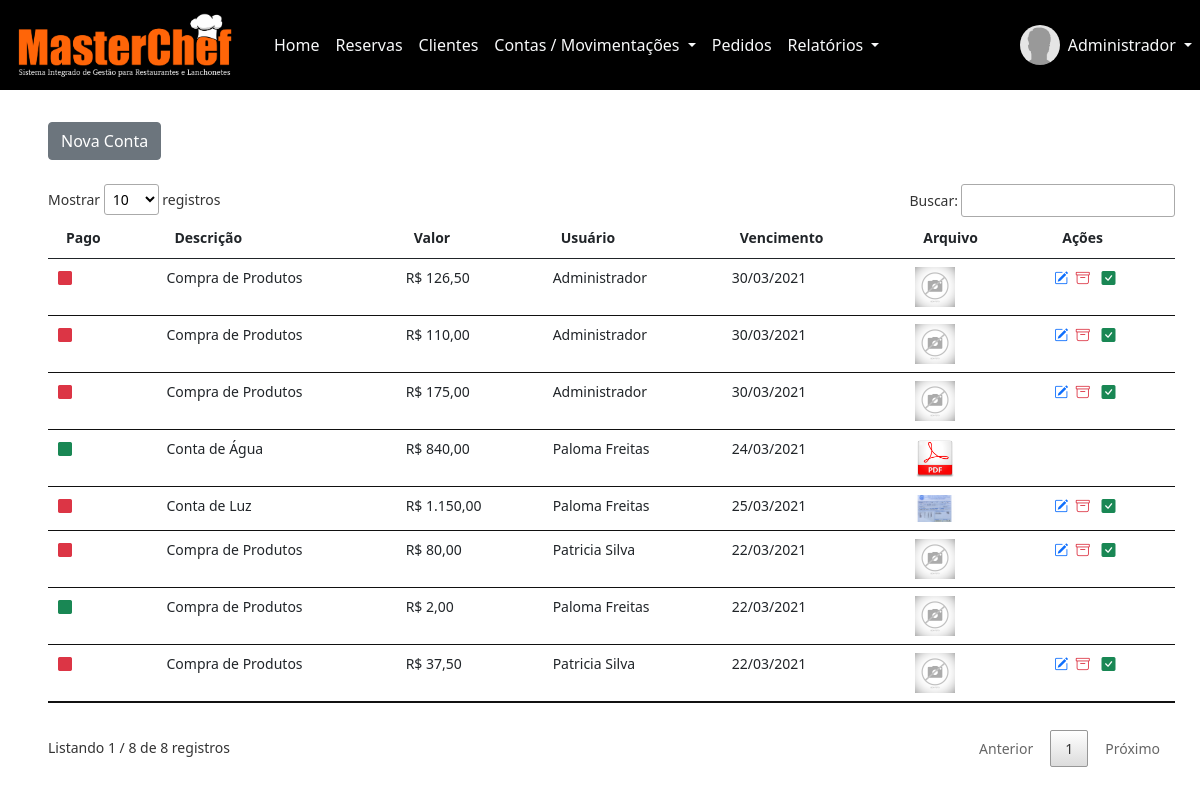
Screenshot of /sistema/painel-recep/index.php?pag=pagar (signed in) with the database file from the repository.
### tables this page shows
CREATE TABLE `usuarios` (
  `id` int(11) NOT NULL,
  `nome` varchar(50) NOT NULL,
  `cpf` varchar(20) NOT NULL,
  `email` varchar(50) NOT NULL,
  `senha` varchar(30) NOT NULL,
  `nivel` varchar(20) NOT NULL
);

CREATE TABLE `contas_pagar` (
  `id` int(11) NOT NULL,
  `descricao` varchar(100) NOT NULL,
  `valor` decimal(8,2) NOT NULL,
  `usuario` int(11) NOT NULL,
  `pago` varchar(5) NOT NULL,
  `data` date NOT NULL,
  `vencimento` date DEFAULT NULL,
  `arquivo` varchar(150) DEFAULT NULL,
  `id_compra` int(11) NOT NULL
);

### sistema/painel-recep/pagar.php (the view, shortened to what this page needs)
<?php
$pagina = 'pagar';
?>
<a href="index.php?pag=<?php echo $pagina ?>&funcao=novo" type="button" class="btn btn-secondary mt-2">Nova Conta</a>
<div class="mt-4" style="margin-right:25px">
	<?php
	$query = $pdo->query("SELECT * from contas_pagar order by id desc");
	$res = $query->fetchAll(PDO::FETCH_ASSOC);
	$total_reg = @count($res);
	if($total_reg > 0){
		?>
		<small>
			<table id="example" class="table table-hover my-4" style="width:100%">
				<thead>
					<tr>
						<th>Pago</th>
						<th>Descrição</th>
						<th>Valor</th>
						<th>Usuário</th>
						<th>Vencimento</th>
						<th>Arquivo</th>
						<th>Ações</th>
					</tr>
				</thead>
				<tbody>
					<?php
					for($i=0; $i < $total_reg; $i++){
							$id_usu = $res[$i]['usuario'];
						$query_p = $pdo->query("SELECT * from usuarios where id = '$id_usu'");
						$res_p = $query_p->fetchAll(PDO::FETCH_ASSOC);
						$nome_usu = $res_p[0]['nome'];
						if($res[$i]['pago'] == 'Sim'){
							$classe = 'text-success';
						}else{
							$classe = 'text-danger';
						}
						$extensao = strchr($res[$i]['arquivo'], '.');
						if($extensao == '.pdf'){
							$arquivo_pasta = 'pdf.png';
						}else{
							$arquivo_pasta = $res[$i]['arquivo'];
						}
						?>
						<tr>
							<td>								<i class="bi bi-square-fill <?php echo $classe ?>"></i>
							</td>
							<td><?php echo $res[$i]['descricao'] ?></td>
							<td>R$ <?php echo number_format($res[$i]['valor'], 2, ',', '.'); ?></td>
							<td><?php echo $nome_usu ?></td>
							<td><?php echo implode('/', array_reverse(explode('-', $res[$i]['vencimento']))); ?></td>
							<td><a href="../img/<?php echo $pagina ?>/<?php echo $res[$i]['arquivo'] ?>" title="Ver Arquivo" style="text-decoration: none" target="_blank">
								<img src="../img/<?php echo $pagina ?>/<?php echo $arquivo_pasta ?>" width="40">
							</a>
						</td>
						<td>
							<?php if($res[$i]['pago'] != 'Sim'){ ?>
								<a href="index.php?pag=<?php echo $pagina ?>&funcao=editar&id=<?php echo $res[$i]['id'] ?>" title="Editar Registro" style="text-decoration: none">
									<i class="bi bi-pencil-square text-primary"></i>
								</a>
								<a href="index.php?pag=<?php echo $pagina ?>&funcao=deletar&id=<?php echo $res[$i]['id'] ?>" title="Excluir Registro" style="text-decoration: none">
									<i class="bi bi-archive text-danger mx-1"></i>
								</a>
								<a href="index.php?pag=<?php echo $pagina ?>&funcao=baixar&id=<?php echo $res[$i]['id'] ?>" title="Baixar Registro" style="text-decoration: none">
									<i class="bi bi-check-square-fill text-success mx-1"></i>
								</a>
							<?php } ?>
						</td>
					</tr>
				<?php } ?>
			</tbody>
		</table>
	</small>
<?php }else{
	echo '<p>Não existem dados para serem exibidos!!';
} ?>
</div>

### sistema/painel-recep/index.php (shortened to what this page needs)
<?php
require_once("../../conexao.php");
$menu1 = 'home';
$menu2 = 'reservas';
$menu3 = 'clientes';
$menu4 = 'pagar';
$menu5 = 'receber';
$menu6 = 'compras';
$menu7 = 'movimentacoes';
$menu8 = 'pedidos';
$menu9 = 'consultas-pedidos';
$id_usuario = $_SESSION['id'];
$query = $pdo->query("SELECT * FROM usuarios WHERE id = '$id_usuario'");
$res = $query->fetchAll(PDO::FETCH_ASSOC);
$total_reg = @count($res);
if($total_reg > 0){
	$nome_usu = $res[0]['nome'];
}
?>
<!DOCTYPE html>
<html>
<head>
	<link href="https://cdn.jsdelivr.net/npm/bootstrap@5.0.0-beta2/dist/css/bootstrap.min.css" rel="stylesheet">
	<link rel="stylesheet" type="text/css" href="../vendor/DataTables/datatables.min.css"/>
	<link rel="stylesheet" href="https://cdn.jsdelivr.net/npm/bootstrap-icons@1.4.0/font/bootstrap-icons.css">
</head>
<body>
	<nav class="navbar navbar-expand-lg navbar-dark" style="background: #000000;>
		<div class="container-fluid">
			<a class="navbar-brand" href="index.php"><img src="../img/logo-texto-grande.png" width="250"></a>
			<div class="collapse navbar-collapse" id="navbarSupportedContent">
				<ul class="navbar-nav me-auto mb-2 mb-lg-0">
					<li class="nav-item">
						<a class="nav-link active text-light" aria-current="page" href="index.php?pag=<?php echo $menu1 ?>">Home</a>
					</li>
					<li class="nav-item">
						<a class="nav-link active text-light" aria-current="page" href="index.php?pag=<?php echo $menu2 ?>">Reservas</a>
					</li>
					<li class="nav-item">
						<a class="nav-link active text-light" aria-current="page" href="index.php?pag=<?php echo $menu3 ?>">Clientes</a>
					</li>
					<li class="nav-item dropdown">
						<a class="nav-link dropdown-toggle text-light" href="#" id="navbarDropdown" role="button" data-bs-toggle="dropdown" aria-expanded="false">
							Contas / Movimentações
						</a>
					</li>
            <li class="nav-item">
            <a class="nav-link active text-light" aria-current="page" href="index.php?pag=<?php echo $menu8 ?>">Pedidos</a>
          </li>
					<li class="nav-item dropdown">
						<a class="nav-link dropdown-toggle text-light" href="#" id="navbarDropdown" role="button" data-bs-toggle="dropdown" aria-expanded="false">
							Relatórios
						</a>
					</li>
				</ul>
			<div class="d-flex mr-4">
          <img class="img-profile rounded-circle" src="../img/sem-usuario.jpg" width="40px" height="40px">
          <div class="collapse navbar-collapse" id="navbarNavDarkDropdown">
            <ul class="navbar-nav">
              <li class="nav-item dropdown">
                <a class="nav-link dropdown-toggle text-light" href="#" id="navbarDarkDropdownMenuLink" role="button" data-bs-toggle="dropdown" aria-expanded="false">
                  <?php echo $nome_usu ?>
                </a>
              </li>
            </ul>
          </div>
        </div>
			</div>
	</nav>
	<div class="container-fluid mt-4 mx-4 px-4">
     	<?php
     		if(@$_GET['pag'] == $menu1){
     			require_once($menu1.'.php');
     		}else if(@$_GET['pag'] == $menu2){
     			require_once($menu2.'.php');
     		}else if(@$_GET['pag'] == $menu3){
     			require_once($menu3.'.php');
     		}else if(@$_GET['pag'] == $menu4){
     			require_once($menu4.'.php');
     		}else if(@$_GET['pag'] == $menu5){
     			require_once($menu5.'.php');
     		}else if(@$_GET['pag'] == $menu6){
     			require_once($menu6.'.php');
     		}else if(@$_GET['pag'] == $menu7){
     			require_once($menu7.'.php');
        }else if(@$_GET['pag'] == $menu8){
          require_once($menu8.'.php');
     		 }else if(@$_GET['pag'] == $menu9){
          require_once($menu9.'.php');
     		}
     		else{
     			require_once($menu1.'.php');
     		}
     	 ?>
	</div>
</body>
</html>

### rows the page displays
usuarios: nome "Administrador"
contas_pagar: descricao "Compra de Produtos", valor "126,50", usuarios.nome "Administrador", vencimento "30/03/2021", arquivo (picture)
contas_pagar: descricao "Compra de Produtos", valor "110,00", usuarios.nome "Administrador", vencimento "30/03/2021", arquivo (picture)
contas_pagar: descricao "Compra de Produtos", valor "175,00", usuarios.nome "Administrador", vencimento "30/03/2021", arquivo (picture)
contas_pagar: descricao "Conta de Água", valor "840,00", usuarios.nome "Paloma Freitas", vencimento "24/03/2021", shows a picture
contas_pagar: descricao "Conta de Luz", valor "1.150,00", usuarios.nome "Paloma Freitas", vencimento "25/03/2021", arquivo (picture)
contas_pagar: descricao "Compra de Produtos", valor "80,00", usuarios.nome "Patricia Silva", vencimento "22/03/2021", arquivo (picture)
contas_pagar: descricao "Compra de Produtos", valor "2,00", usuarios.nome "Paloma Freitas", vencimento "22/03/2021", arquivo (picture)
contas_pagar: descricao "Compra de Produtos", valor "37,50", usuarios.nome "Patricia Silva", vencimento "22/03/2021", arquivo (picture)
